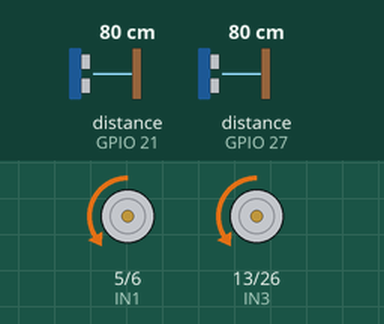
This program was run on a simulated Raspberry Pi (BCM pin numbers). Parts: motor-driver pin pairs drawn as motors (green arrow = first pin HIGH = forward, orange = second pin HIGH = backward, longer = more drive, scaled by the enable pin). The inputs (shaded band) are chosen by the test bench; at power-on: distance to the obstacle (sensors on GPIO 21, GPIO 27) 80 cm. The echo pulse lasts 58.3 µs per cm; the clock reads 2024-03-15 10:24:30 at power-on unless the program sets it; what the program prints to the terminal is not drawn.

Above: at 1.2 s.
1.3 s: distance to the obstacle (sensor on GPIO 21) set to 8 cm
2.8 s: distance to the obstacle (sensor on GPIO 21) set to 5 cm
At 3.3 s:
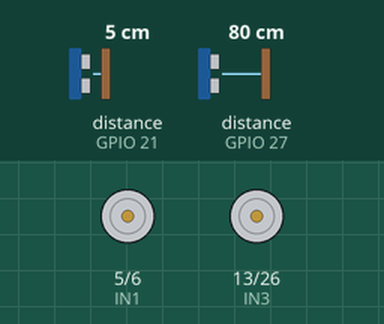
Timing chart, 0 to 5.8 s (numbered marks = the images above; inputs shaded):
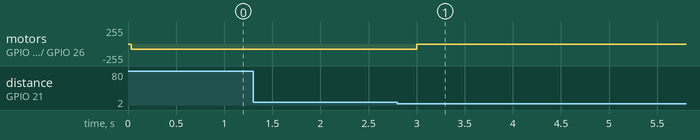

Measured:
- the behaviour switches between 7 and 6 cm on distance to the obstacle (sensor on GPIO 21) (found by bisection; images 0 and 1)
- after the input at 1.3 s, every drawn part: stays the same
- after the input at 2.8 s, motor on GPIO 5 (IN1) / GPIO 6 (IN2), motor on GPIO 13 (IN3) / GPIO 26 (IN4): backward 77/255 → stopped after 0.20 s

The program:

ADAS_SideSafety.py
```python
#ADAS code side safety

import RPi.GPIO as GPIO
import time

# ==== SENSOR PINS ====
LEFT_TRIG = 20
LEFT_ECHO = 21
RIGHT_TRIG = 17
RIGHT_ECHO = 27

# ==== MOTOR PINS ====
IN1, IN2 = 5, 6
IN3, IN4 = 13, 26
ENA, ENB = 18, 19

# ==== SETUP ====
GPIO.setmode(GPIO.BCM)
GPIO.setwarnings(False)

for pin in [IN1, IN2, IN3, IN4, ENA, ENB, LEFT_TRIG, RIGHT_TRIG]:
    GPIO.setup(pin, GPIO.OUT)
for pin in [LEFT_ECHO, RIGHT_ECHO]:
    GPIO.setup(pin, GPIO.IN)

pwm_left = GPIO.PWM(ENA, 1000)
pwm_right = GPIO.PWM(ENB, 1000)
pwm_left.start(0)
pwm_right.start(0)

# ==== PARAMETERS ====
MIN_SIDE_DISTANCE = 7    # cm
MOVE_SPEED = 30
FORWARD_INVERT = True

# ==== FUNCTIONS ====
def get_distance(trig, echo):
    GPIO.output(trig, False)
    time.sleep(0.01)
    GPIO.output(trig, True)
    time.sleep(0.00001)
    GPIO.output(trig, False)

    start = time.time()
    timeout = start + 0.03
    while GPIO.input(echo) == 0 and time.time() < timeout:
        start = time.time()

    stop = start
    timeout = stop + 0.03
    while GPIO.input(echo) == 1 and time.time() < timeout:
        stop = time.time()

    duration = stop - start
    distance = duration * 17150
    return round(distance, 1) if 0 < distance < 400 else 400

def motor_control(ls, rs):
    if FORWARD_INVERT:
        ls, rs = -ls, -rs

    GPIO.output(IN1, GPIO.HIGH if ls > 0 else GPIO.LOW)
    GPIO.output(IN2, GPIO.LOW if ls > 0 else GPIO.HIGH if ls < 0 else GPIO.LOW)
    GPIO.output(IN3, GPIO.HIGH if rs > 0 else GPIO.LOW)
    GPIO.output(IN4, GPIO.LOW if rs > 0 else GPIO.HIGH if rs < 0 else GPIO.LOW)

    pwm_left.ChangeDutyCycle(abs(ls))
    pwm_right.ChangeDutyCycle(abs(rs))
    print(f"[MOTOR] L:{ls}%  R:{rs}%")

def stop():
    pwm_left.ChangeDutyCycle(0)
    pwm_right.ChangeDutyCycle(0)
    GPIO.output(IN1, GPIO.LOW)
    GPIO.output(IN2, GPIO.LOW)
    GPIO.output(IN3, GPIO.LOW)
    GPIO.output(IN4, GPIO.LOW)
    print("🛑 STOPPED — One side too close")

# ==== MAIN LOOP ====
try:
    print("🚘 CODE 4: Side Safety Stop Active")
    while True:
        left_dist = get_distance(LEFT_TRIG, LEFT_ECHO)
        right_dist = get_distance(RIGHT_TRIG, RIGHT_ECHO)

        print(f"[SIDE] Left: {left_dist} cm | Right: {right_dist} cm")

        if left_dist < MIN_SIDE_DISTANCE or right_dist < MIN_SIDE_DISTANCE:
            stop()
        else:
            motor_control(MOVE_SPEED, MOVE_SPEED)

        time.sleep(0.2)

except KeyboardInterrupt:
    print("\n[STOP] Interrupted")

finally:
    stop()
    pwm_left.stop()
    pwm_right.stop()
    GPIO.cleanup()
    print("[CLEANUP] All GPIO released")
```
